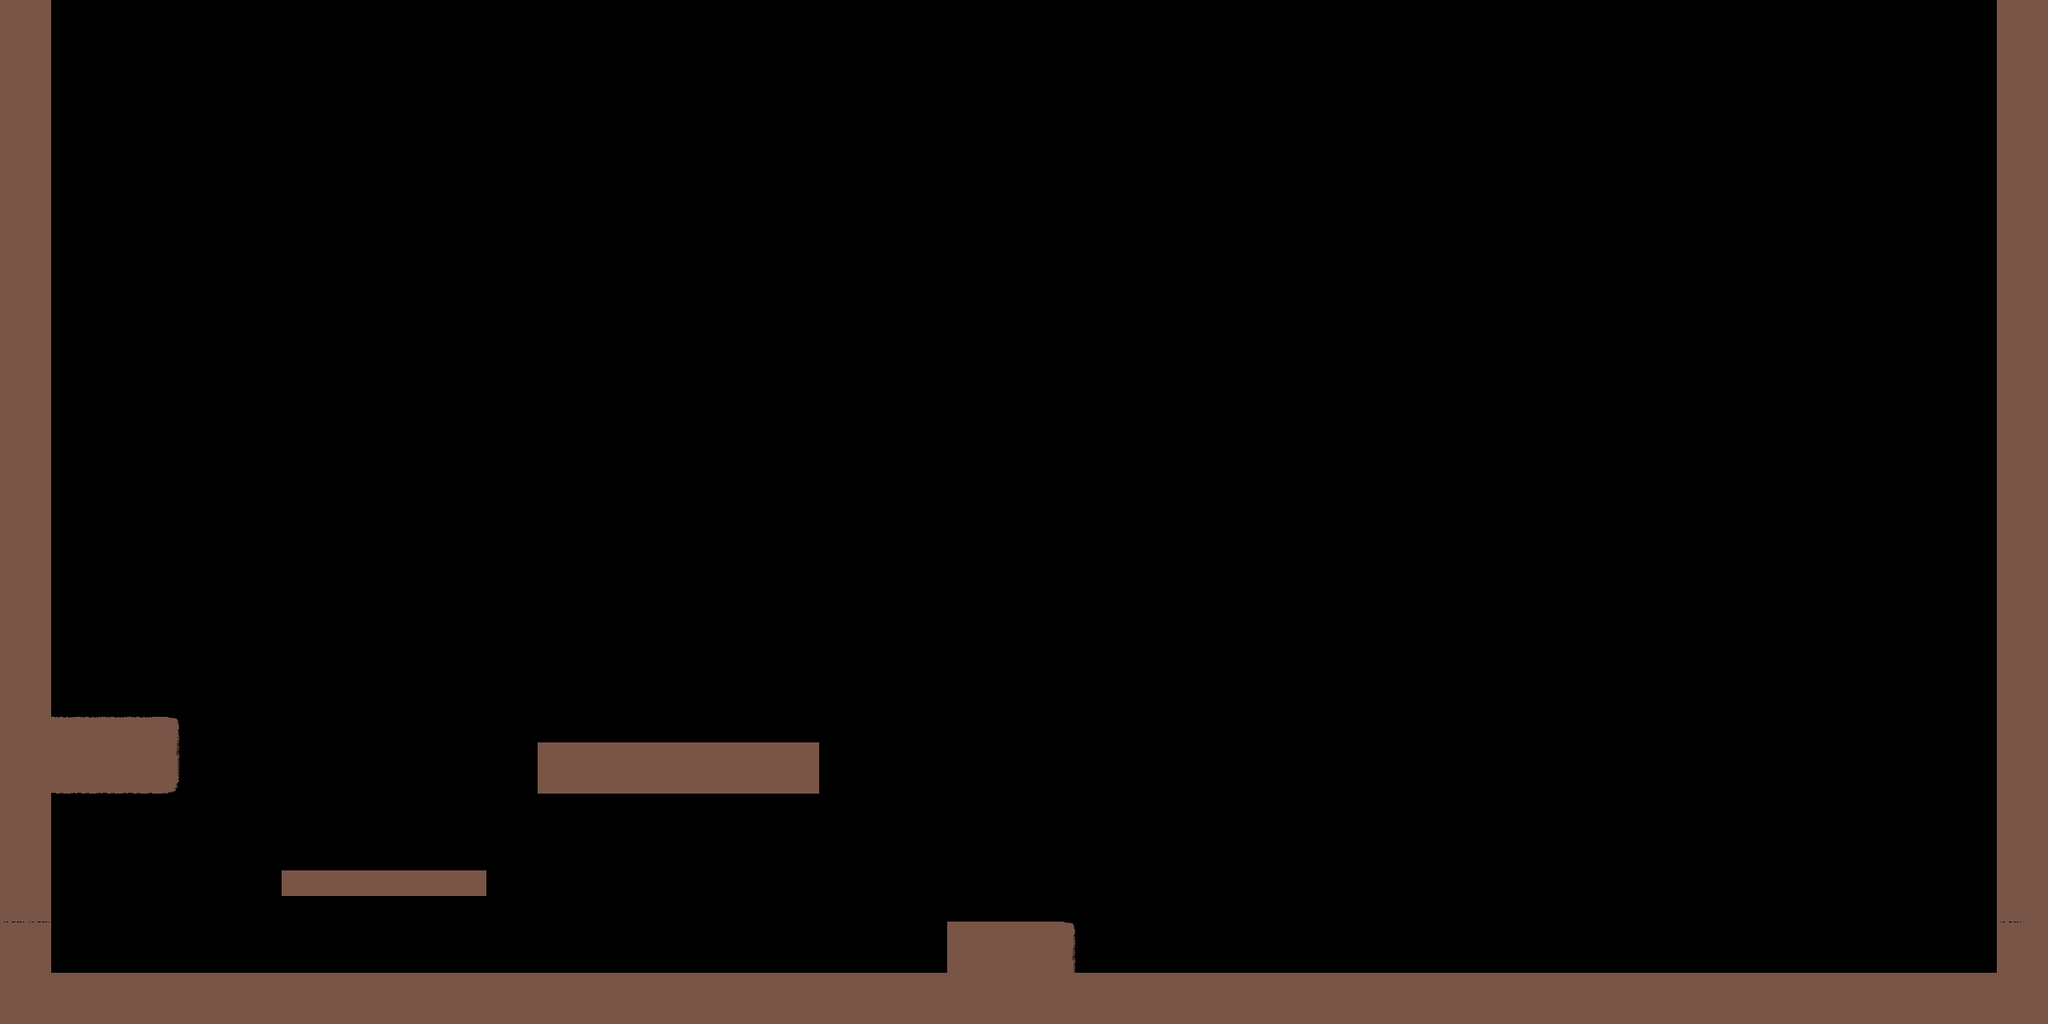

Below is a game level as drawn by its tile map, then a one-line description and the .tmx that defines it (tile-layer data replaced by summaries):
An orthogonal 80x40 tile map with 32x32 px tiles, 1 tile layer (image) and 7 objects.

<map version="1.0" orientation="orthogonal" renderorder="right-down" width="80" height="40" tilewidth="32" tileheight="32">
 <tileset firstgid="1" name="tilesheet" tilewidth="32" tileheight="32">
  <image source="tilesheet.png" width="320" height="320" />
 </tileset>
 <layer name="image" width="80" height="40">
  <data>[3200 cells, 367 non-empty, 6 distinct tile ids]</data>
 </layer>
 <objectgroup name="collision">
  <object x="32" y="0" width="32" height="1216" />
  <object x="64" y="896" width="160" height="96" />
  <object x="352" y="1088" width="256" height="32" />
  <object x="32" y="1216" width="2496" height="32" />
  <object x="2496" y="0" width="32" height="1216" />
  <object x="1184" y="1152" width="160" height="64" />
  <object x="672" y="928" width="352" height="64" />
 </objectgroup>
</map>